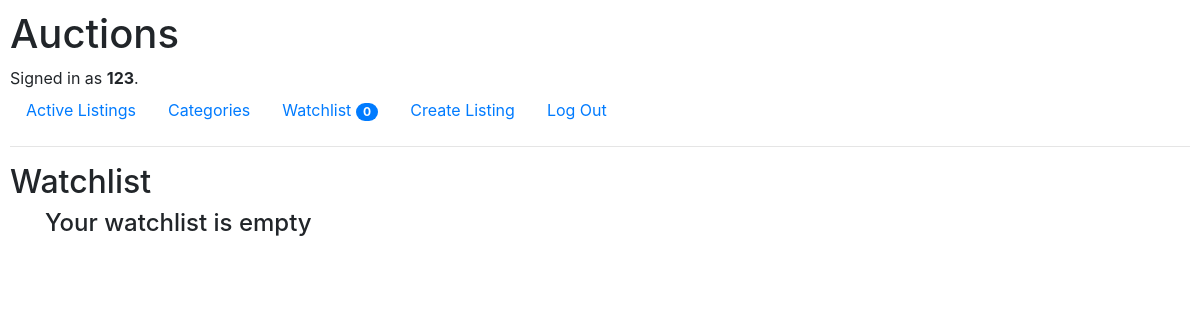
/watchlist (signed in), run on an earlier commit of the app's database.
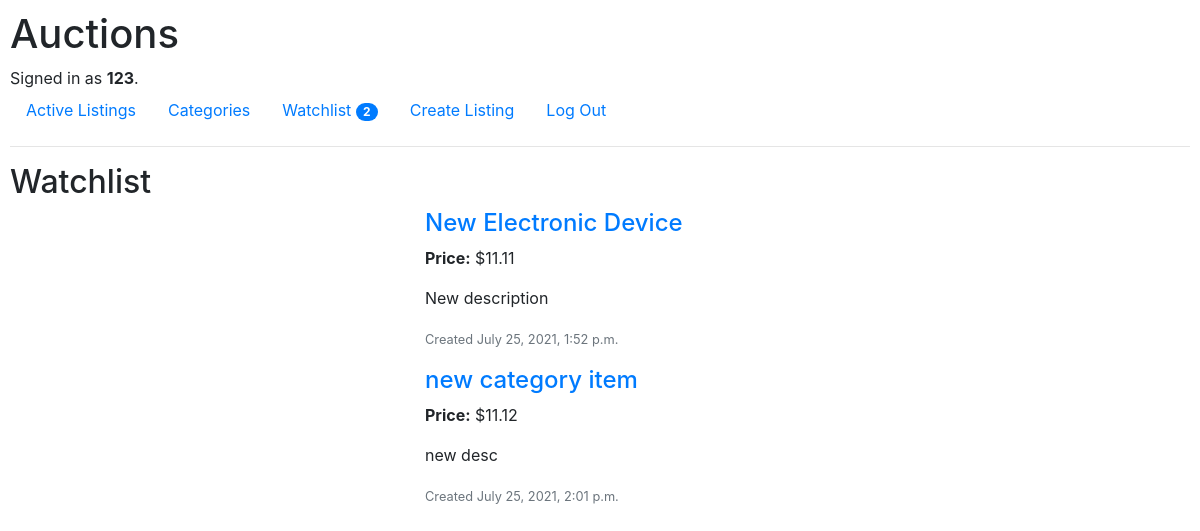
And on a later commit of the database.
### auctions/models.py (models this page shows, shortened)
class User(AbstractUser):
    pass

class Listing(models.Model):
    creator = models.ForeignKey(User, on_delete=models.CASCADE, related_name="listings")
    title = models.CharField(max_length=64)
    description = models.TextField()
    image = models.ImageField(null=True, blank=True, upload_to="auctions")
    category = models.ForeignKey(Category, blank=True, on_delete=models.CASCADE, related_name="category_items")
    date_created = models.DateTimeField()
    is_active = models.BooleanField()
    price = models.DecimalField(max_digits=19, decimal_places=2)
    highest_bid = models.ForeignKey('Bid', null=True, blank=True, on_delete=models.CASCADE, related_name="winners")
    watchers = models.ManyToManyField(User, blank=True, related_name="watchlist")

### auctions/views.py (the view)
# urls.py: path("watchlist", views.watchlist, name="watchlist"),
@login_required
def watchlist(request):
    watchlistings = request.user.watchlist.all()
    context = {
        "listings": watchlistings
    }
    return render(request, "auctions/watchlist.html", context)

### auctions/templates/auctions/watchlist.html (shortened to what this page needs)
{% extends "auctions/layout.html" %}
{% block body %}
    <h2>Watchlist</h2>
    <div class="container">
      <div class="row">
    {% if listings %}
    {% for listing in listings %}
        <div class="col-4">
        </div>
        <div class="col-6">
            <a href="{% url 'auctions:listing' listing_id=listing.id %}"><h4>{{ listing.title }}</h4></a>
            <p><b>Price:</b> ${{ listing.price }}</p>
            <p>{{ listing.description }}</p>
            <p class="text-secondary"><small>Created {{ listing.date_created }}</small></p>
        </div>
    {% endfor %}
    {% else %}
        <div class="col-10">
          <h4>Your watchlist is empty</h4>
        </div>
      </div>
    </div>
    {% endif %}
{% endblock %}

### auctions/templates/auctions/layout.html (shortened to what this page needs)
{% load static %}
<!DOCTYPE html>
<html lang="en">
    <head>
        <link rel="stylesheet" href="https://stackpath.bootstrapcdn.com/bootstrap/4.4.1/css/bootstrap.min.css">
        <link href="{% static 'auctions/styles.css' %}" rel="stylesheet">
    </head>
    <body>
        <h1>Auctions</h1>
        <div>
            {% if user.is_authenticated %}
                Signed in as <strong>{{ user.username }}</strong>.
            {% else %}
                Not signed in.
            {% endif %}
        </div>
        <ul class="nav">
            <li class="nav-item">
                <a class="nav-link" href="{% url 'auctions:index' %}">Active Listings</a>
            </li>
            {% if user.is_authenticated %}
                <li class="nav-item">
                    <a class="nav-link" href="{% url 'auctions:categories' %}">Categories</a>
                </li>
                <li class="nav-item">
                    <a class="nav-link" href="{% url 'auctions:watchlist' %}">Watchlist
                    <span class="badge badge-primary badge-pill">{{ user.watchlist.count }}</span>
                    </a>
                </li>
                <li class="nav-item">
                    <a class="nav-link" href="{% url 'auctions:new_listing' %}">Create Listing</a>
                </li>
                <li class="nav-item">
                    <a class="nav-link" href="{% url 'auctions:logout' %}">Log Out</a>
                </li>
            {% endif %}
        </ul>
        <hr>
        {% block body %}
        {% endblock %}
    </body>
</html>

What changed in the data, as far as the page shows it:
changed User: watchlist.count "0" → "2"
now on this page (row unchanged): Listing: title "New Electronic Device", price "11.11", description "New description", date_created "July 25, 2021, 1:52 p.m."
now on this page (row unchanged): Listing: title "new category item", price "11.12", description "new desc", date_created "July 25, 2021, 2:01 p.m."
Also different on the page:
text no longer shown: "Your watchlist is empty"
